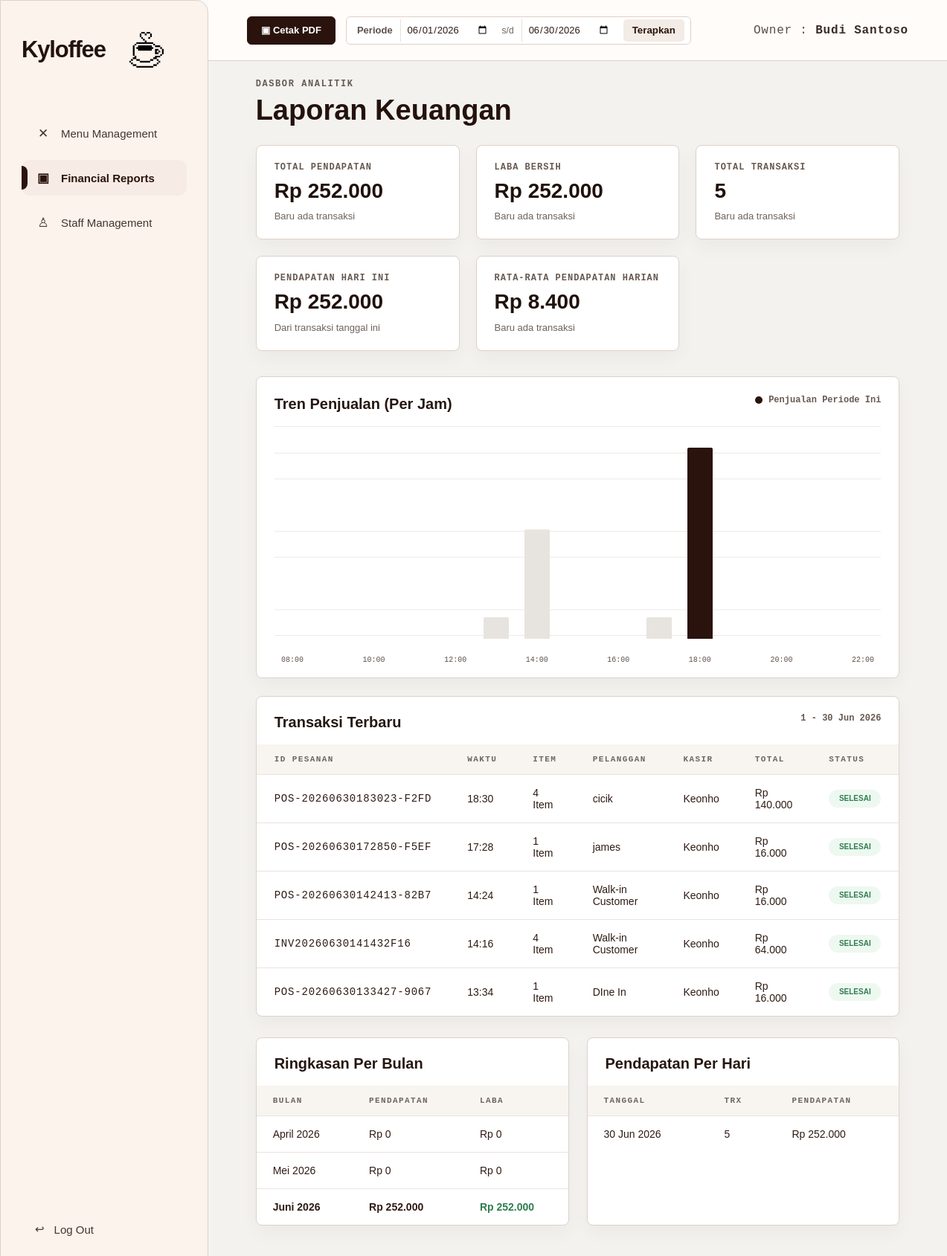
Page /owner/reports (signed in) on the committed database.
### tables this page shows
CREATE TABLE pos_transactions (
                id INTEGER PRIMARY KEY AUTOINCREMENT,
                order_code TEXT NOT NULL UNIQUE,
                transaction_date TEXT NOT NULL,
                transaction_time TEXT NOT NULL,
                customer_name TEXT DEFAULT 'Walk-in Customer',
                payment_method TEXT DEFAULT 'Tunai',
                subtotal_amount INTEGER NOT NULL DEFAULT 0,
                discount_amount INTEGER NOT NULL DEFAULT 0,
                tax_amount INTEGER NOT NULL DEFAULT 0,
                operational_cost INTEGER NOT NULL DEFAULT 0,
                total_amount INTEGER NOT NULL DEFAULT 0,
                item_count INTEGER NOT NULL DEFAULT 0,
                status TEXT NOT NULL DEFAULT 'Selesai',
                staff_id INTEGER,
                created_at TIMESTAMP DEFAULT CURRENT_TIMESTAMP
            );

CREATE TABLE users (
                id INTEGER PRIMARY KEY AUTOINCREMENT,
                full_name TEXT NOT NULL,
                email TEXT UNIQUE NOT NULL,
                password_hash TEXT NOT NULL,
                role TEXT NOT NULL,
                created_at TIMESTAMP DEFAULT CURRENT_TIMESTAMP
            , staff_phone TEXT, staff_position TEXT DEFAULT 'Staff', joined_date TEXT, staff_status TEXT DEFAULT 'Aktif', is_active INTEGER NOT NULL DEFAULT 1);

### app.py (the view)
@app.route("/owner/reports")
@owner_required
def owner_reports():
    return render_template(
        "owner_financial_reports.html",
        owner_name=get_owner_name(),
        active_page="reports",
        report=build_financial_report(request.args),
    )

### app.py (called while the page is built, shortened)
def get_db():
    global REMOTE_DB_FAILED
    if "db" not in g:
        should_try_mysql = DB_USE_MYSQL and not (REMOTE_DB_FAILED and DB_FALLBACK_SQLITE)
        sqlite_conn = sqlite3.connect(DATABASE)
        sqlite_conn.row_factory = sqlite3.Row
        g.db = DatabaseConnection(sqlite_conn, is_mysql=False)
    return g.db

def execute_script_commit(script):
    db = get_db()
    try:
        db.executescript(script)
        db.commit()
        app.logger.debug("DB script commit successful.")
    except Exception:
        db.rollback()
        app.logger.exception("DB schema change failed and rollback executed.")
        raise

def fetch_all_dict(cursor):
    rows = cursor.fetchall()
    if not rows:
        return []
    if isinstance(rows[0], dict):
        return rows
    columns = [col[0] for col in cursor.description]
    return [dict(zip(columns, row)) for row in rows]

def row_to_dict(row):
    if row is None:
        return {}
    if isinstance(row, dict):
        return row
    return dict(row)

def get_owner_name():
    return (
        session.get("full_name")
        or session.get("name")
        or session.get("username")
        or "Owner"
    )

def owner_required(view_func):
    @wraps(view_func)
    def wrapped_view(**kwargs):
        if not session.get("user_id"):
            flash("Silakan login terlebih dahulu.", "error")
            return redirect(url_for("login"))
        if session.get("role") != "owner":
            return redirect_for_role()
        return view_func(**kwargs)
    return wrapped_view

def format_report_datetime(value):
    return f"{format_short_date(value.date())} {value:%H:%M} WIB"

def format_currency(amount):
    return f"Rp {int(amount or 0):,}".replace(",", ".")

def format_short_date(value):
    month_names = ["Jan", "Feb", "Mar", "Apr", "Mei", "Jun", "Jul", "Agu", "Sep", "Okt", "Nov", "Des"]
    return f"{value.day} {month_names[value.month - 1]} {value.year}"

def format_month_name(value):
    month_names = [
        "Januari",
        "Februari",
        "Maret",
        "April",
        "Mei",
        "Juni",
        "Juli",
        "Agustus",
        "September",
        "Oktober",
        "November",
        "Desember",
    ]
    return f"{month_names[value.month - 1]} {value.year}"

def parse_report_date(value):
    if not value:
        return None
    try:
        return datetime.strptime(value, "%Y-%m-%d").date()
    except ValueError:
        return None

    def commit(self):
        return self.conn.commit()

### templates/owner_financial_reports.html (shortened to what this page needs)
<!DOCTYPE html>
<html lang="id">
<head>
    <link rel="stylesheet" href="{{ url_for('static', filename='css/owner_shell.css') }}">
    <link rel="stylesheet" href="{{ url_for('static', filename='css/owner_menu.css') }}">
</head>
<body>
    <div class="owner-page">
        {% include 'partials/owner_sidebar.html' %}
        <main class="owner-main">
            <header class="owner-topbar owner-topbar--spread">
                <div class="topbar-actions report-topbar-actions">
                    <a
                        href="{{ url_for('owner_reports_print', date_from=report.date_from, date_to=report.date_to) }}"
                        class="topbar-button topbar-button--dark"
                    >
                        &#9635; Cetak PDF
                    </a>
                    <form class="period-form" action="{{ url_for('owner_reports') }}" method="get">
                        <label for="date_from">Periode</label>
                        <input id="date_from" type="date" name="date_from" value="{{ report.date_from }}">
                        <span>s/d</span>
                        <input type="date" name="date_to" value="{{ report.date_to }}">
                        <button type="submit">Terapkan</button>
                    </form>
                </div>
                <div class="owner-identity">Owner : <strong>{{ owner_name }}</strong></div>
            </header>
            <section class="owner-content report-dashboard">
                <div class="report-heading-row report-heading-row--dashboard">
                    <div>
                        <p class="breadcrumb">DASBOR ANALITIK</p>
                        <h1>Laporan Keuangan</h1>
                    </div>
                </div>
                <section class="report-metric-grid" aria-label="Ringkasan laporan keuangan">
                    {% for item in report.dashboard_metrics %}
                        <article class="report-metric-card">
                            <span>{{ item.label }}</span>
                            <strong>{{ item.value }}</strong>
                            <small class="metric-trend metric-trend--{{ item.tone }}">{{ item.trend }}</small>
                        </article>
                    {% endfor %}
                </section>
                <section class="report-panel sales-chart-panel">
                    <div class="panel-heading">
                        <h2>Tren Penjualan (Per Jam)</h2>
                        <span><i></i> Penjualan Periode Ini</span>
                    </div>
                    <div class="sales-chart" aria-label="Grafik penjualan per jam">
                        {% for item in report.hourly_sales %}
                            <div class="sales-chart__slot">
                                <div
                                    class="sales-chart__bar {% if item.is_peak %}sales-chart__bar--peak{% endif %}"
                                    style="--bar-height: {{ item.height }}%;"
                                    title="{{ item.hour }} - {{ item.amount }}"
                                ></div>
                                <small class="{% if not item.label_visible %}is-muted-label{% endif %}">{{ item.hour }}</small>
                            </div>
                        {% endfor %}
                    </div>
                </section>
                <section class="report-panel report-table-panel">
                    <div class="panel-heading">
                        <h2>Transaksi Terbaru</h2>
                        <span>{{ report.period }}</span>
                    </div>
                    <div class="table-responsive">
                        <table class="report-data-table">
                            <thead>
                                <tr>
                                    <th>ID Pesanan</th>
                                    <th>Waktu</th>
                                    <th>Item</th>
                                    <th>Pelanggan</th>
                                    <th>Kasir</th>
                                    <th>Total</th>
                                    <th>Status</th>
                                </tr>
                            </thead>
                            <tbody>
                                {% if report.recent_transactions %}
                                    {% for trx in report.recent_transactions %}
                                        <tr>
                                            <td class="mono">{{ trx.id }}</td>
                                            <td>{{ trx.time }}</td>
                                            <td>{{ trx['items'] }} Item</td>
                                            <td>{{ trx.customer }}</td>
                                            <td>{{ trx.staff }}</td>
                                            <td>{{ trx.total }}</td>
                                            <td><span class="status-pill">{{ trx.status }}</span></td>
                                        </tr>
                                    {% endfor %}
                                {% else %}
                                    <tr>
                                        <td colspan="7" class="sheet-empty">Belum ada transaksi.</td>
                                    </tr>
                                {% endif %}
                            </tbody>
                        </table>
                    </div>
                </section>
                <section class="report-bottom-grid">
                    <article class="report-panel">
                        <div class="panel-heading">
                            <h2>Ringkasan Per Bulan</h2>
                        </div>
                        <div class="table-responsive">
                            <table class="mini-report-table">
                                <thead>
                                    <tr>
                                        <th>Bulan</th>
                                        <th>Pendapatan</th>
                                        <th>Laba</th>
                                    </tr>
                                </thead>
                                <tbody>
                                    {% for row in report.monthly_summary %}
                                        <tr class="{% if row.is_current %}is-current-row{% endif %}">
                                            <td>{{ row.month }}</td>
                                            <td>{{ row.income }}</td>
                                            <td>{{ row.profit }}</td>
                                        </tr>
                                    {% endfor %}
                                </tbody>
                            </table>
                        </div>
                    </article>
                    <article class="report-panel">
                        <div class="panel-heading">
                            <h2>Pendapatan Per Hari</h2>
                        </div>
                        <div class="table-responsive">
                            <table class="mini-report-table">
                                <thead>
                                    <tr>
                                        <th>Tanggal</th>
                                        <th>Trx</th>
                                        <th>Pendapatan</th>
                                    </tr>
                                </thead>
                                <tbody>
                                    {% if report.daily_income_rows %}
                                        {% for row in report.daily_income_rows %}
                                            <tr>
                                                <td>{{ row.date }}</td>
                                                <td>{{ row.transactions }}</td>
                                                <td>{{ row.income }}</td>
                                            </tr>
                                        {% endfor %}
                                    {% else %}
                                        <tr>
                                            <td colspan="3" class="sheet-empty">Belum ada pendapatan harian.</td>
                                        </tr>
                                    {% endif %}
                                </tbody>
                            </table>
                        </div>
                    </article>
                </section>
            </section>
        </main>
    </div>
</body>
</html>

### static/css/owner_shell.css (style rules this page uses)
:root { --kyloffee-brown: #2a130d; --kyloffee-brown-2: #3a2118; --kyloffee-cream: #fbf3ec; --kyloffee-soft: #faf8f5; --kyloffee-line: #ded1c8; --kyloffee-muted: #6f625c; --kyloffee-text: #24120c; --kyloffee-white: #ffffff; --kyloffee-danger: #b83a2f; --kyloffee-success: #2f7d4f; --sidebar-width: 280px; --topbar-height: 82px; }
* { box-sizing: border-box; }
html, body { min-height: 100%; }
body { margin: 0; background: #fbfaf8; color: var(--kyloffee-text); font-family: Arial, Helvetica, sans-serif; }
a { color: inherit; }
.owner-page { min-height: 100vh; display: flex; }
.owner-main { width: 100%; min-height: 100vh; margin-left: var(--sidebar-width); }
.owner-topbar { height: var(--topbar-height); display: flex; align-items: center; justify-content: flex-end; padding: 0 52px; background: rgba(255, 252, 249, 0.94); border-bottom: 1px solid var(--kyloffee-line); }
.owner-topbar--spread { justify-content: space-between; gap: 20px; }
.topbar-actions { display: flex; align-items: center; gap: 14px; }
.topbar-button { min-height: 38px; display: inline-flex; align-items: center; justify-content: center; gap: 9px; border-radius: 6px; border: 1px solid #ded1c8; padding: 0 18px; font: inherit; font-size: 13px; font-weight: 800; text-decoration: none; cursor: pointer; }
.topbar-button--dark { border-color: var(--kyloffee-brown); background: var(--kyloffee-brown); color: #fff; }
.owner-identity { font-family: "Courier New", monospace; font-size: 16px; letter-spacing: 0.8px; color: #5b4b45; white-space: nowrap; }
.owner-identity strong { color: #3b2b25; font-weight: 700; }
.owner-content { padding: 24px clamp(28px, 5vw, 72px) 64px; }
.breadcrumb { margin: 0 0 9px; font-family: "Courier New", monospace; font-size: 12px; font-weight: 700; letter-spacing: 1.6px; color: #665a54; }

### rows in the picture
pos_transactions: id "POS-20260630183023-F2FD", time "18:30", items "4", customer "cicik", staff "Keonho", total "Rp 140.000", status "SELESAI"
pos_transactions: id "POS-20260630172850-F5EF", time "17:28", items "1", customer "james", staff "Keonho", total "Rp 16.000", status "SELESAI"
pos_transactions: id "POS-20260630142413-82B7", time "14:24", items "1", customer "Walk-in Customer", staff "Keonho", total "Rp 16.000", status "SELESAI"
pos_transactions: id "INV20260630141432F16", time "14:16", items "4", customer "Walk-in Customer", staff "Keonho", total "Rp 64.000", status "SELESAI"
pos_transactions: id "POS-20260630133427-9067", time "13:34", items "1", customer "DIne In", staff "Keonho", total "Rp 16.000", status "SELESAI"

### other values in the picture
{{ owner_name }} "Budi Santoso"
{{ item.label }} "TOTAL PENDAPATAN" "LABA BERSIH" "TOTAL TRANSAKSI" "PENDAPATAN HARI INI" "RATA-RATA PENDAPATAN HARIAN"
{{ item.value }} "Rp 252.000" "Rp 252.000" "5" "Rp 252.000" "Rp 8.400"
{{ item.trend }} "Baru ada transaksi" "Baru ada transaksi" "Baru ada transaksi" "Dari transaksi tanggal ini" "Baru ada transaksi"
{{ item.hour }} "08:00" "10:00" "12:00" "14:00" "16:00" "18:00" "20:00" "22:00"
{{ report.period }} "1 - 30 Jun 2026"
{{ row.month }} "April 2026" "Mei 2026" "Juni 2026"
{{ row.income }} "Rp 0" "Rp 0" "Rp 252.000"
{{ row.profit }} "Rp 0" "Rp 0" "Rp 252.000"
{{ row.date }} "30 Jun 2026"
{{ row.transactions }} "5"
{{ row.income }} "Rp 252.000"
